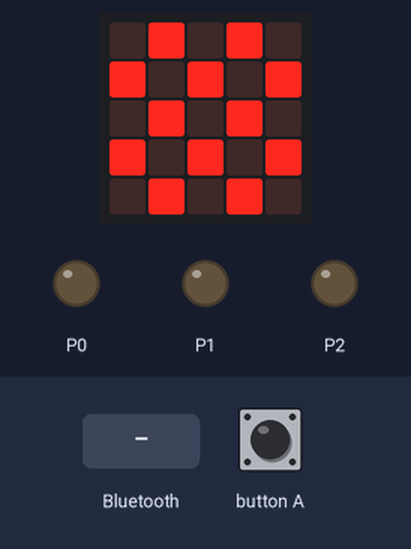
Simulated run of this program. Board: BBC micro:bit (MakeCode). Parts: the board's 5×5 LED display, output pins drawn as LEDs (lit = HIGH). The test bench sets the inputs (shaded band).

Above: at 1.8 s.
1.9 s: button A pressed for 0.15 s
At 2.5 s:
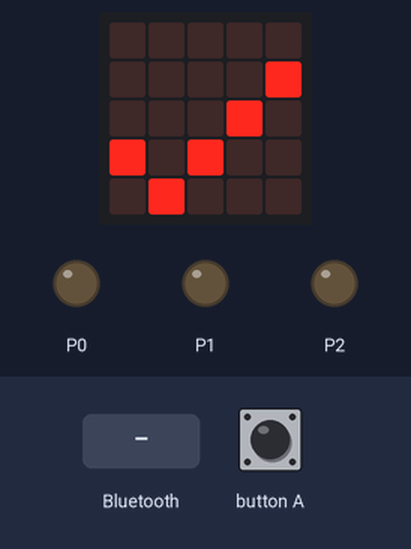
2.6 s: a phone connects over Bluetooth
5.5 s: a phone disconnects over Bluetooth
At 6.7 s:
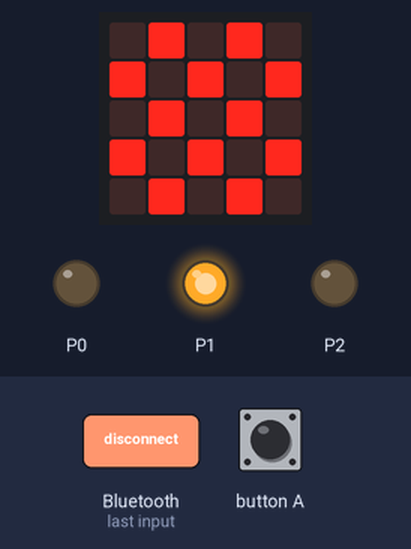
7.5 s: button A pressed for 0.15 s
At 8.71 s:
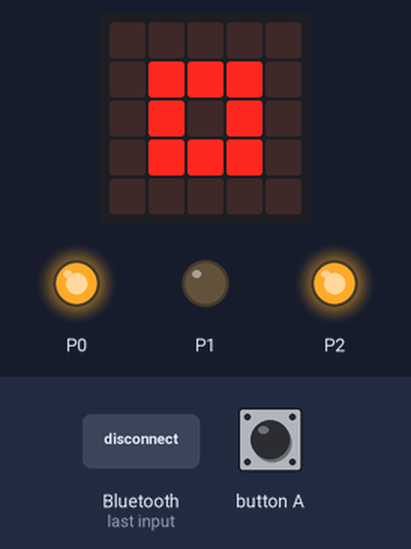
Timing chart, 0 to 11.0 s (numbered marks = the images above; inputs shaded):
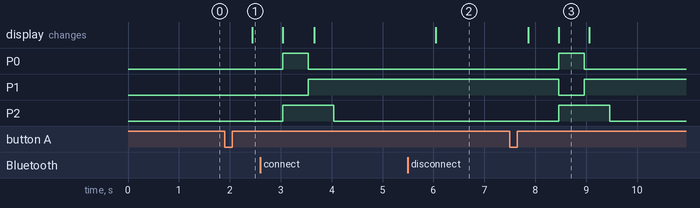

Measured:
- after the input at 1.9 s, the display: changes after 0.54 s (image 1)
- after the input at 5.5 s, the display: changes after 0.54 s (image 2)
- after the input at 7.5 s, P0: LOW → HIGH after 0.96 s, → LOW 0.50 s later; P1: HIGH → LOW after 0.96 s, → HIGH 0.50 s later; P2: LOW → HIGH after 0.96 s, → LOW 1.0 s later; the display: first changes after 0.36 s (image 3 shows a later state)
- what the display in image 3 shows lasts 0.6 s, from 8.5 s to 9.1 s

The program:

main.ts
```typescript
bluetooth.onBluetoothConnected(function () {
    isBLE = true
    basic.showIcon(IconNames.SmallSquare)
})
bluetooth.onBluetoothDisconnected(function () {
    isBLE = false
    basic.showIcon(IconNames.Chessboard)
})
input.onButtonPressed(Button.A, function () {
    basic.showIcon(IconNames.Yes)
    P0Led(code0)
    P1Led(code1)
    P2Led(code2)
    basic.showIcon(IconNames.SmallSquare)
})
function P2Led (array: any[]) {
    control.runInParallel(function() {
        let forNum = 0;
        for (let i=0; i<array.length; i++) {
            let forStartIndex = null;
            let forIterateNum = 0;
            let forIterateCount = 0;

            if (array[i] == "on") {
                pins.digitalWritePin(DigitalPin.P2, 1)
            }
            else if (array[i] == "wait"){
                // basic.pause(500)
                pause(500)
            }
            else if (array[i] == "off") {
                pins.digitalWritePin(DigitalPin.P2, 0)
            }

            // else if (array[i] == "forstart2") {
            //     if (forStartIndex == null){
            //         forStartIndex = i
            //         forIterateNum = 2
            //         forIterateCount = 0
            //     }
            //     else {
            //         P2Led( array.slice( i, array.indexOf("ifend", i)+1 ) )
            //     }
            // }
            // else if (array[i] == "forstart4") {
            //     if (forStartIndex == null){
            //         forStartIndex = i
            //         forIterateNum = 4
            //         forIterateCount = 0
            //     }
            //     else {
            //         P2Led( array.slice( i, array.indexOf("ifend", i)+1 ) )
            //     }
            // }
            // else if (array[i] == "forend") {
            //     // goto or end
            //     forIterateCount++
            //     // end
            //     if (forIterateCount == forIterateNum ) {
            //         let forStartIndex2 = null;
            //         let forIterateNum2 = 0;
            //         let forIterateCount2 = 0;
            //         return;
            //     }
            //     // goto
            //     else { i = forStartIndex; }
            // }

        }
    })
}
function P1Led (array: any[]) {
    control.runInParallel(function() {
        let forNum3 = 0;
        for (let k=0; k<array.length; k++) {
            let forStartIndex5 = null;
            let forIterateNum5 = 0;
            let forIterateCount5 = 0;

            if (array[k] == "on") {
                pins.digitalWritePin(DigitalPin.P1, 1)
            }
            else if (array[k] == "off") {
                pins.digitalWritePin(DigitalPin.P1, 0)
            }
            else if (array[k] == "wait") {
                // basic.pause(500)
                pause(500)
            }

            // else if (array[k] == "forstart2") {
            //     if (forStartIndex5 == null){
            //         forStartIndex5 = k
            //         forIterateNum5 = 2
            //         forIterateCount5 = 0
            //     }
            //     else {
            //         P1Led( array.slice( k, array.indexOf("ifend", k)+1 ) )
            //     }
            // }
            // else if (array[k] == "forstart4") {
            //     if (forStartIndex5 == null){
            //         forStartIndex5 = k
            //         forIterateNum5 = 4
            //         forIterateCount5 = 0
            //     }
            //     else {
            //         P1Led( array.slice( k, array.indexOf("ifend", k)+1 ) )
            //     }
            // }
            // else if (array[k] == "forend") {
            //     // goto or end
            //     forIterateCount5++
            //     // end
            //     if (forIterateCount5 == forIterateNum5 ) {
            //         let forStartIndex6 = null;
            //         let forIterateNum6 = 0;
            //         let forIterateCount6 = 0;
            //         return;
            //     }
            //     // goto
            //     else { k = forStartIndex5; }
            // }

        }
    })
}
bluetooth.onUartDataReceived(serial.delimiters(Delimiters.NewLine), function () {
    basic.showIcon(IconNames.Yes)
    data = bluetooth.uartReadUntil(serial.delimiters(Delimiters.NewLine)).split(":")
    code0 = data[0].split(",")
    code1 = data[1].split(",")
    code2 = data[2].split(",")
    P0Led(code0)
    P1Led(code1)
    P2Led(code2)
    basic.showIcon(IconNames.SmallSquare)
})
function P0Led (array: any[]) {
    control.runInParallel(function() {
        let forNum2 = 0;
        for (let j=0; j<array.length; j++) {
            let forStartIndex3 = null;
            let forIterateNum3 = 0;
            let forIterateCount3 = 0;

            if (array[j] == "on") {
                pins.digitalWritePin(DigitalPin.P0, 1)
            }
            else if (array[j] == "off") {
                pins.digitalWritePin(DigitalPin.P0, 0)
            }
            else if (array[j] == "wait") {
                // basic.pause(500)
                pause(500)
            }

            // else if (array[j] == "forstart2") {
            //     if (forStartIndex3 == null){
            //         forStartIndex3 = j
            //         forIterateNum3 = 2
            //         forIterateCount3 = 0
            //     }
            //     else {
            //         P0Led( array.slice( j, array.indexOf("ifend", j)+1 ) )
            //     }
            // }
            // else if (array[j] == "forstart4") {
            //     if (forStartIndex3 == null){
            //         forStartIndex3 = j
            //         forIterateNum3 = 4
            //         forIterateCount3 = 0
            //     }
            //     else {
            //         P0Led( array.slice( j, array.indexOf("ifend", j)+1 ) )
            //     }
            // }
            // else if (array[j] == "forend") {
            //     // goto or end
            //     forIterateCount3++
            //     // end
            //     if (forIterateCount3 == forIterateNum3 ) {
            //         let forStartIndex4 = null;
            //         let forIterateNum4 = 0;
            //         let forIterateCount4 = 0;
            //         return;
            //     }
            //     // goto
            //     else { j = forStartIndex3; }
            // }

        }
    })
}
let data: string[] = []
let code2: string[] = []
let code1: string[] = []
let code0: string[] = []
let isBLE = false
bluetooth.startUartService()
isBLE = false
basic.showIcon(IconNames.Chessboard)
// --- init
pins.digitalWritePin(DigitalPin.P0, 0)
pins.digitalWritePin(DigitalPin.P1, 0)
pins.digitalWritePin(DigitalPin.P2, 0)
code0 = [
"on",
"wait",
"off",
"wait"
]
// "forstart2",
// "forend"
code1 = [
"off",
"wait",
"on",
"wait"
]
// "forstart4",
// "forend"
code2 = [
"on",
"wait",
"wait",
"off",
"wait"
]
basic.forever(function () {
    if (isBLE == true) {
        basic.showIcon(IconNames.SmallSquare)
    } else {
        basic.showIcon(IconNames.Chessboard)
    }
})
```

test.ts
```typescript
// テストはここに来ます。このパッケージが拡張機能として使用されるときにはコンパイルされません。
```
